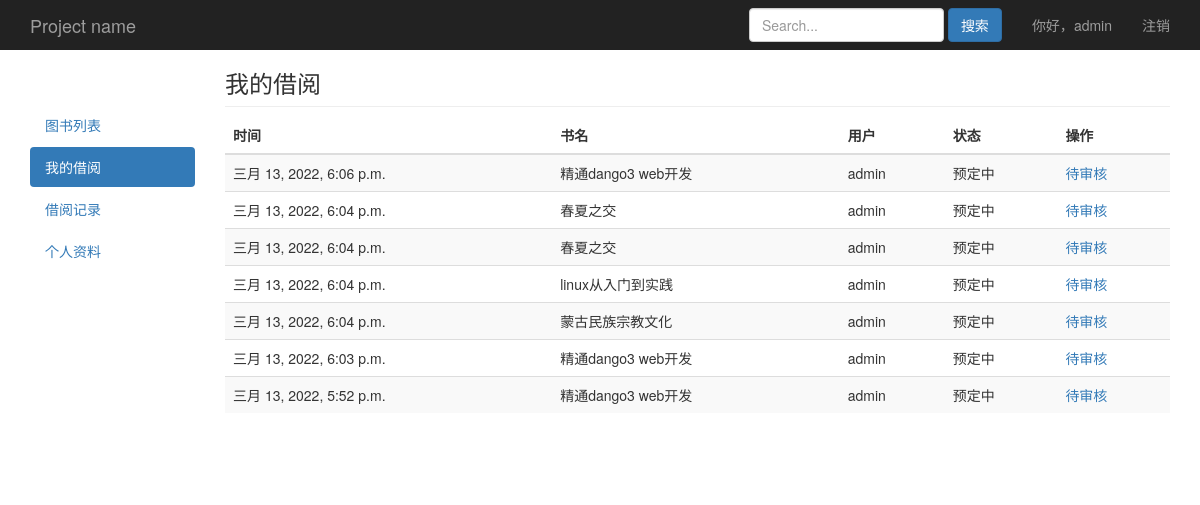
Before: /book/myborrow/ (signed in) with the older database file.
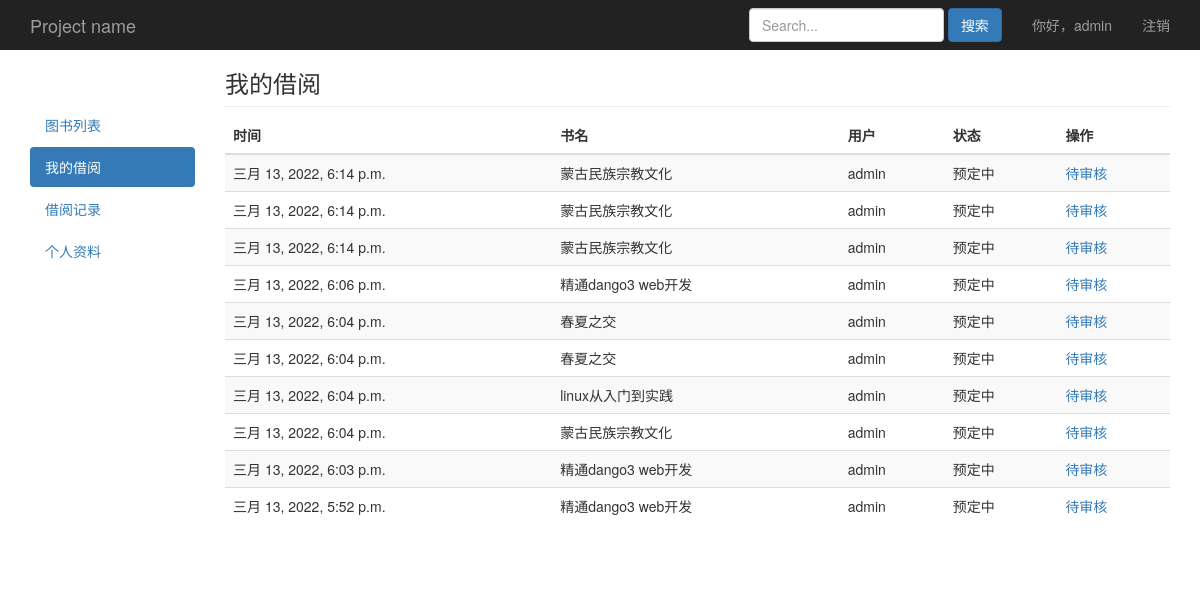
After: the same page with the newer database file.
### book/models.py (models this page shows)
class User(AbstractUser):
    choice_gender = (
        ('male','男'),
        ('female','女'),
    )
    gender = models.CharField(max_length=6,choices=choice_gender,default='male',verbose_name='性别')
    mobile = models.IntegerField(null=True,blank=True,verbose_name='手机号码')
    class Meta:
        verbose_name_plural = '用户列表'
    def __str__(self):
        return self.username

class Order(models.Model):
    choice_status = (
        (1,'预定中'),
        (2,'已借阅'),
        (3,'归还中'),
        (4,'已归还'),
    )
    m_time = models.DateTimeField(auto_now=True,verbose_name='更新时间')
    username = models.ForeignKey(settings.AUTH_USER_MODEL,on_delete=models.CASCADE,related_name='log_username',verbose_name='用户')
    book = models.ForeignKey(Book,on_delete=models.CASCADE,related_name='log_book',verbose_name='书名')
    status = models.SmallIntegerField(choices=choice_status,verbose_name='状态')
    class Meta:
        verbose_name_plural = '借阅订单'

class Book(models.Model):
    name = models.CharField(max_length=30,blank=False,verbose_name='书名')
    category = models.ForeignKey(Category,on_delete=models.CASCADE,default='',blank=False,related_name='books_category',verbose_name='类别')
    author = models.CharField(max_length=30,null=True,blank=False,verbose_name='作者')
    publisher = models.CharField(max_length=30,null=True,blank=False,verbose_name='出版社')
    count = models.IntegerField(default=1,verbose_name='库存')
    img = models.ImageField(upload_to='book_img/%Y/%m/%d/',blank=True,null=True,default='book_img/default.jpg',verbose_name='书籍图片')
    content = models.TextField(null=True,blank=True,verbose_name='内容简介')
    create_time = models.DateTimeField(auto_now_add=True,verbose_name='入库时间')
    class Meta:
        verbose_name_plural = '图书列表'
    def __str__(self):
        return self.name

### book/views.py (the view)
# urls.py: path('book/myborrow/',views.myborrow,name='book_myborrow'),
@login_required
def myborrow(request):
	obj_record = Order.objects.filter(username=request.user,status__lt=4).order_by('-m_time')
	paginator = Paginator(obj_record,10)
	page = request.GET.get('page')
	try:
		obj_record = paginator.page(page)
	except PageNotAnInteger:
		obj_record = paginator.page(1)
	except EmptyPage:
		obj_record = paginator.page(paginator.num_pages)
	return render(request,'book/myborrow.html',locals())

### book/templates/book/myborrow.html (shortened to what this page needs)
{% extends "book/base.html" %}
{% block nav %}
<ul class="nav nav-pills nav-stacked">
  <li><a href="/">图书列表</a></li>
  <li class="active"><a href="/book/myborrow/">我的借阅<span class="sr-only">(current)</span></a></li>
  <li><a href="/book/record/">借阅记录</a></li>
  <li><a href="/book/usercenter/">个人资料</a></li>
</ul>
{% endblock %}
{% block content %}
<h3 class="sub-header">我的借阅</h3>
<div class="table-responsive">
  <table class="table table-striped">
    <thead>
      <tr>
        <th>时间</th>
        <th>书名</th>
        <th>用户</th>
        <th>状态</th>
        <th>操作</th>
      </tr>
    </thead>
    <tbody>
      {% for field in obj_record %}
      <tr>
        <td>{{field.m_time}}</td>
        <td>{{field.book}}</td>
        <td>{{field.username}}</td>
        <td>{{field.get_status_display}}</td>
        <td>
          {% if field.status == 2 %}
          <a href="/book/{{field.id}}/return/">归还</a>
          {% else %}
          <a>待审核</a>
        </td>
        {% endif %}
      </tr>
      {% endfor %}
    </tbody>
  </table>
</div>
{% endblock %}

### book/templates/book/base.html (shortened to what this page needs)
{% load static %}
<!doctype html>
<html lang="en">
<head>
  <link href="{% static "bootstrap-3.4.1-dist/css/bootstrap.min.css" %}" rel="stylesheet">
  <link href="{% static "css/style.css" %}" rel="stylesheet">
</head>
<body>
  <nav class="navbar navbar-inverse navbar-fixed-top">
    <div class="container">
      <div class="navbar-header">
        <a class="navbar-brand" href="/">Project name</a>
      </div>
      <div id="navbar" class="navbar-collapse collapse">
        <ul class="nav navbar-nav navbar-right">
          <li><a>你好，{{request.user}}</a></li>
          <li><a href="/logout/">注销</a></li>
        </ul>
        <form class="navbar-form navbar-right" method='get' action='/book/search/'>
          <input type="text" name="search" class="form-control" placeholder="Search...">
          <button type="submit" class="btn btn-primary">搜索</button>
        </form>
      </div>
    </div>
  </nav>
  <div class="container">
    <div class="row">
      <div class="col-md-2">
        <div style="padding-top:55px"></div>
        {% block nav %} {% endblock %}
      </div>
      <div class="col-md-10">
        {% block content %}{% endblock %}
      </div>
    </div>
    <div class="row">
      <div class="col-md-6"></div>
      <div class="col-md-6">
      </div>
    </div>
  </div>
</body>
</html>

### book/static/css/style.css (style rules this page uses)
body { padding-top: 50px; }
.sub-header { padding-bottom: 10px; border-bottom: 1px solid #eee; }
.navbar-fixed-top { border: 0; }

Changed rows visible on the page:
added Order: m_time "三月 13, 2022, 6:14 p.m.", book "蒙古民族宗教文化", username "admin", status "预定中", shows "待审核"
added Order: m_time "三月 13, 2022, 6:14 p.m.", book "蒙古民族宗教文化", username "admin", status "预定中", shows "待审核"
added Order: m_time "三月 13, 2022, 6:14 p.m.", book "蒙古民族宗教文化", username "admin", status "预定中", shows "待审核"
